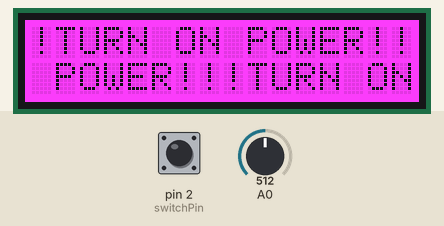
Simulated run of this sketch. Board: Arduino Uno, built with avr-gcc and run on an emulated ATmega328P. On the bench: 16×2 character LCD. The inputs (shaded band) are chosen by the test bench; at power-on: pin 2 (switchPin) LOW, A0 = 512.

Above: at 0.9 s.
1.0 s: pin 2 (switchPin) pulled HIGH for 0.15 s
At 3.2 s:
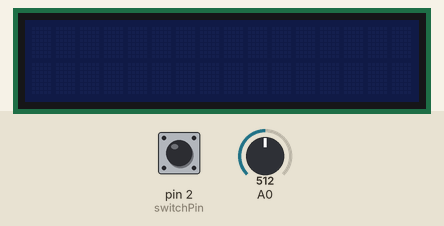
3.5 s: pin 2 (switchPin) pulled HIGH for 3.2 s
At 4.9 s:
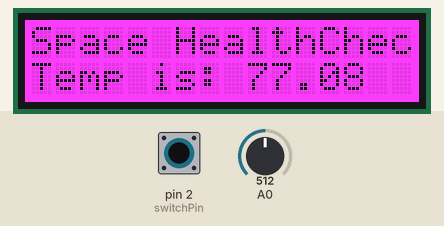
Timing chart, 0 to 6.5 s (numbered marks = the images above; inputs shaded):
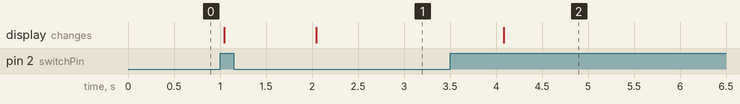

Measured:
- after the input at 1.0 s, the display: first changes after 0.05 s (image 1 shows a later state)
- after the input at 3.5 s, the display: changes after 0.58 s (image 2)

The sketch:

DNB.ino
```cpp
/***************************************************************************************************************
 * FILE: DNB.ino
 *
 * DESCRIPTION
 * Health Monitoring System for Astronauts!
 *
 * AUTHOR INFORMATION
 * Ashish Datta
 *
 * NOTES
 * Switch pin: D2
 * Temperature Sensor pin: A0
 * Default RGB: 255, 0 ,255
 * Make sure the SWITCH is plugged IN and is in the ON postition before starting health check
 *
 *
 **************************************************************************************************************/

#include <Wire.h>
#include <Math.h>
#include "rgb_lcd.h"

/*CREATE AN LCD OBJECT*/
rgb_lcd lcd;

//==============================================================================================================
// VARIABLE DECLARATION (If you want help put all variables here!)
//==============================================================================================================

/* Edit this section to change the colors of the background */
const int colorR = 255;
const int colorG = 0;
const int colorB = 255;
/* End background color changing */

const int switchPin = 2;       // the number of the pushbutton pin
int switchState     = 0;      // variable for reading the pushbutton status
int B               = 3975;  //B value of the thermistor
int analogData;
float temperature;
float resistance;
//==============================================================================================================
// END VARIABLE DECLARATION
//==============================================================================================================

void setup()
{
  /* Set the switch pin to retrive input: */
  pinMode(switchPin, INPUT);

  /* Set up the LCD's number of columns and rows: */
  lcd.begin(16, 2);

  /* Set the background colors */
  lcd.setRGB(colorR, colorG, colorB);

  /* Print a beginning message to the LCD. */
  lcd.print("Space HealthCheck");

  /* Read the initial state of the switch */
  switchState = digitalRead(switchPin);

  /* THIS IS TO ENSURE ON START UP THAT THE SWITCH IS ON */
  while (switchState == 0) {
    lcd.print("TURN ON POWER!!!");

    /* Keep polling to check the state of the pin */
    switchState = digitalRead(switchPin);
  }
}

void loop()
{
  /* Read the switch to see if ON or OFF*/
  switchState = digitalRead(switchPin);

  //==============================================================================================================
  // Area for temperature sensor code
  //==============================================================================================================

    /* Read data from A0 of the Grove Shield (Change if using a different Anolog
        port*/
    analogData  = analogRead(0);

    /* Retrive the resistance from the temperature sensor*/
    resistance  = (float)(1023-analogData)*10000/analogData;

    /* Convert to temperature via datasheet*/
    temperature = 1/(log(resistance/10000)/B+1/298.15)-273.15;

  //==============================================================================================================
  // END OF TEMPERATURE SENSOR CODE
  //==============================================================================================================

  //==============================================================================================================
  // Switch Logic
  //==============================================================================================================

    /* If the switch is ON */
  if (switchState == HIGH ) {

   /* Turn on the display */
   lcd.display();

   /* Set Background color to default color */
   lcd.setRGB(colorR, colorG, colorB);

   /* Clear all text in the display */
   lcd.clear();

   /* Set the cursor to start drawing at col 0: row 0 */
   lcd.setCursor(0,0);
   lcd.print("Space HealthCheck");

   /* Set area to type in Column 0 and row 1 */
   lcd.setCursor(0,1);

   lcd.print("Temp is: ");

   /* Take the temperature in Celsius and convert that to Fahrenheit */
   lcd.print((1.8*temperature)+32);
  }
  else {
    /* if switch is OFF or not plugged in turn off display */
    lcd.setRGB(0,0,0);
    lcd.noDisplay();
  }
  //==============================================================================================================
  // END OF LOGIC FOR SWITCH
  //==============================================================================================================

  /* Choose time in milliseconds to wait before starting loop again */
  delay(1000);
}

/*********************************************************************************************************
  END FILE
*********************************************************************************************************/
```
